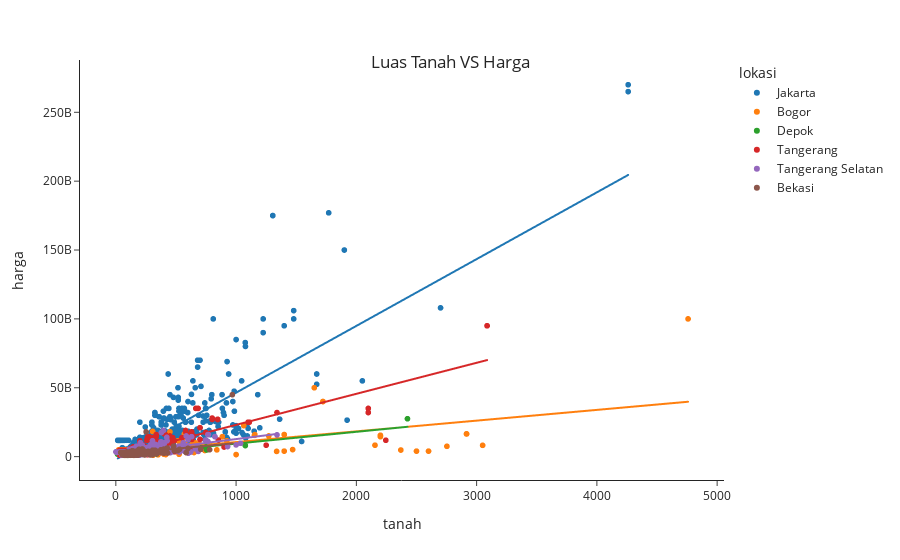

Notebook code for this chart:
### Code cell
fig = px.scatter(df, x='tanah', y='harga', color="lokasi",  trendline='ols')
fig.update_layout(
    title={
        'text': "Luas Tanah VS Harga",
        'y':0.9,
        'x':0.5,
        'xanchor': 'center',
        'yanchor': 'top'})
fig.show()

### Figure 1 — Plotly figure (JSON) as saved in the notebook; plotly's stock layout.template omitted (floating-point values rounded to 4 significant figures; data arrays with more than 128 entries replaced by an {"elided": "..."} marker saying what was removed)
{"data": [{"hovertemplate": "lokasi=Jakarta<br>tanah=%{x}<br>harga=%{y}<extra></extra>", "legendgroup": "Jakarta", "marker": {"color": "#1F77B4", "symbol": "circle"}, "mode": "markers", "name": "Jakarta", "showlegend": true, "type": "scattergl", "x": {"elided": "991 int values"}, "xaxis": "x", "y": {"elided": "991 int values"}, "yaxis": "y"}, {"hovertemplate": "<b>OLS trendline</b><br>harga = 4.84912e+07 * tanah + -2.06349e+09<br>R<sup>2</sup>=0.667763<br><br>lokasi=Jakarta<br>tanah=%{x}<br>harga=%{y} <b>(trend)</b><extra></extra>", "legendgroup": "Jakarta", "marker": {"color": "#1F77B4", "symbol": "circle"}, "mode": "lines", "name": "Jakarta", "showlegend": false, "type": "scattergl", "x": {"elided": "991 int values"}, "xaxis": "x", "y": {"elided": "991 float values"}, "yaxis": "y"}, {"hovertemplate": "lokasi=Bogor<br>tanah=%{x}<br>harga=%{y}<extra></extra>", "legendgroup": "Bogor", "marker": {"color": "#FF7F0E", "symbol": "circle"}, "mode": "markers", "name": "Bogor", "showlegend": true, "type": "scattergl", "x": {"elided": "995 int values"}, "xaxis": "x", "y": {"elided": "995 int values"}, "yaxis": "y"}, {"hovertemplate": "<b>OLS trendline</b><br>harga = 7.79498e+06 * tanah + 2.75411e+09<br>R<sup>2</sup>=0.388949<br><br>lokasi=Bogor<br>tanah=%{x}<br>harga=%{y} <b>(trend)</b><extra></extra>", "legendgroup": "Bogor", "marker": {"color": "#FF7F0E", "symbol": "circle"}, "mode": "lines", "name": "Bogor", "showlegend": false, "type": "scattergl", "x": {"elided": "995 int values"}, "xaxis": "x", "y": {"elided": "995 float values"}, "yaxis": "y"}, {"hovertemplate": "lokasi=Depok<br>tanah=%{x}<br>harga=%{y}<extra></extra>", "legendgroup": "Depok", "marker": {"color": "#2CA02C", "symbol": "circle"}, "mode": "markers", "name": "Depok", "showlegend": true, "type": "scattergl", "x": {"elided": "1000 int values"}, "xaxis": "x", "y": {"elided": "1000 int values"}, "yaxis": "y"}, {"hovertemplate": "<b>OLS trendline</b><br>harga = 8.58928e+06 * tanah + 8.36194e+08<br>R<sup>2</sup>=0.805944<br><br>lokasi=Depok<br>tanah=%{x}<br>harga=%{y} <b>(trend)</b><extra></extra>", "legendgroup": "Depok", "marker": {"color": "#2CA02C", "symbol": "circle"}, "mode": "lines", "name": "Depok", "showlegend": false, "type": "scattergl", "x": {"elided": "1000 int values"}, "xaxis": "x", "y": {"elided": "1000 float values"}, "yaxis": "y"}, {"hovertemplate": "lokasi=Tangerang<br>tanah=%{x}<br>harga=%{y}<extra></extra>", "legendgroup": "Tangerang", "marker": {"color": "#D62728", "symbol": "circle"}, "mode": "markers", "name": "Tangerang", "showlegend": true, "type": "scattergl", "x": {"elided": "999 int values"}, "xaxis": "x", "y": {"elided": "999 int values"}, "yaxis": "y"}, {"hovertemplate": "<b>OLS trendline</b><br>harga = 2.25311e+07 * tanah + 5.32286e+08<br>R<sup>2</sup>=0.718788<br><br>lokasi=Tangerang<br>tanah=%{x}<br>harga=%{y} <b>(trend)</b><extra></extra>", "legendgroup": "Tangerang", "marker": {"color": "#D62728", "symbol": "circle"}, "mode": "lines", "name": "Tangerang", "showlegend": false, "type": "scattergl", "x": {"elided": "999 int values"}, "xaxis": "x", "y": {"elided": "999 float values"}, "yaxis": "y"}, {"hovertemplate": "lokasi=Tangerang Selatan<br>tanah=%{x}<br>harga=%{y}<extra></extra>", "legendgroup": "Tangerang Selatan", "marker": {"color": "#9467BD", "symbol": "circle"}, "mode": "markers", "name": "Tangerang Selatan", "showlegend": true, "type": "scattergl", "x": {"elided": "1000 int values"}, "xaxis": "x", "y": {"elided": "1000 int values"}, "yaxis": "y"}, {"hovertemplate": "<b>OLS trendline</b><br>harga = 1.10366e+07 * tanah + 1.69489e+09<br>R<sup>2</sup>=0.459020<br><br>lokasi=Tangerang Selatan<br>tanah=%{x}<br>harga=%{y} <b>(trend)</b><extra></extra>", "legendgroup": "Tangerang Selatan", "marker": {"color": "#9467BD", "symbol": "circle"}, "mode": "lines", "name": "Tangerang Selatan", "showlegend": false, "type": "scattergl", "x": {"elided": "1000 int values"}, "xaxis": "x", "y": {"elided": "1000 float values"}, "yaxis": "y"}, {"hovertemplate": "lokasi=Bekasi<br>tanah=%{x}<br>harga=%{y}<extra></extra>", "legendgroup": "Bekasi", "marker": {"color": "#8C564B", "symbol": "circle"}, "mode": "markers", "name": "Bekasi", "showlegend": true, "type": "scattergl", "x": {"elided": "997 int values"}, "xaxis": "x", "y": {"elided": "997 int values"}, "yaxis": "y"}, {"hovertemplate": "<b>OLS trendline</b><br>harga = 8.24918e+06 * tanah + 1.64012e+09<br>R<sup>2</sup>=0.159219<br><br>lokasi=Bekasi<br>tanah=%{x}<br>harga=%{y} <b>(trend)</b><extra></extra>", "legendgroup": "Bekasi", "marker": {"color": "#8C564B", "symbol": "circle"}, "mode": "lines", "name": "Bekasi", "showlegend": false, "type": "scattergl", "x": {"elided": "997 int values"}, "xaxis": "x", "y": {"elided": "997 float values"}, "yaxis": "y"}], "layout": {"legend": {"title": {"text": "lokasi"}, "tracegroupgap": 0}, "margin": {"t": 60}, "title": {"text": "Luas Tanah VS Harga", "x": 0.5, "xanchor": "center", "y": 0.9, "yanchor": "top"}, "xaxis": {"anchor": "y", "domain": [0, 1], "title": {"text": "tanah"}}, "yaxis": {"anchor": "x", "domain": [0, 1], "title": {"text": "harga"}}}}
